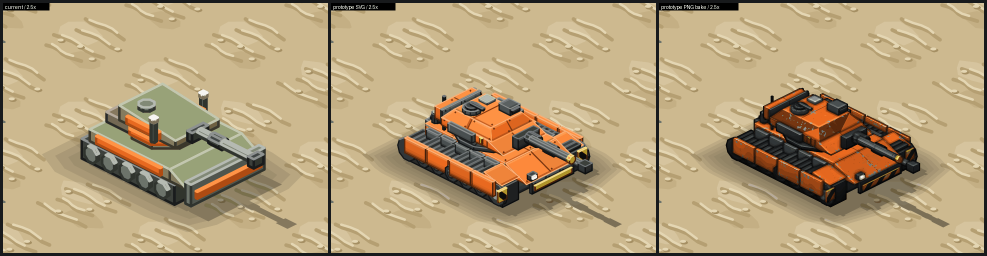
#> input picture docs/proto/p601/tank_large.png, 1974 x 512 px, found by its file name (shown at 1/2 size)
$ python proto_p601_finish.py ../../docs/proto/p601/hq_large.png ../../docs/proto/p601/tank_large.png
#> lines starting #> are read from the running program, lines starting #| are printed output that depends on the picture
#!/usr/bin/env python3
"""P601 prototype: builds the compare sheet and the 32 px greyscale check, then writes the small
palette PNGs that are committed. Usage: python3 proto_p601_finish.py SCRATCH_DIR OUT_DIR"""
import os
import sys

from PIL import Image

S, OUT = sys.argv[1], sys.argv[2]
SRC = f"{S}/out"
os.makedirs(OUT, exist_ok=True)


def small(img, path, colours=192):
    img.convert("RGB").quantize(colours, method=Image.Quantize.MEDIANCUT, dither=Image.Dither.NONE).save(path, optimize=True)


def opened(n):
#> called with n = 'tank_large.png'
    return Image.open(f"{SRC}/{n}").convert("RGB")
#> returned value is the input picture: PIL image 1974x512 RGB; mean R, G, B 180.6, 159.7, 122.4


# side-by-side sheet: tank and building, current / prototype SVG / prototype PNG bake
a, b = opened("tank_large.png"), opened("hq_large.png")
#> call 2 of opened, with n = 'hq_large.png'
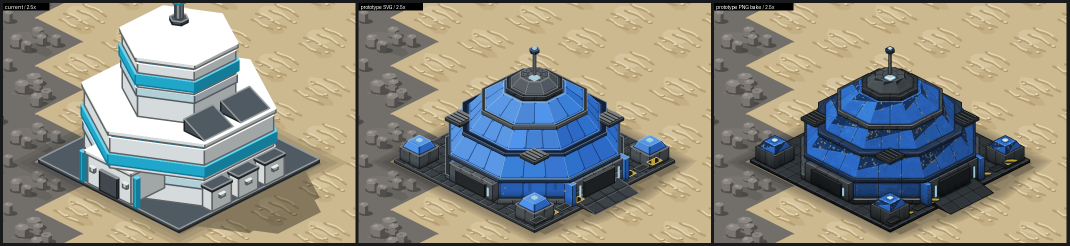
#> input picture docs/proto/p601/hq_large.png, 2139 x 492 px, found by its file name (shown at 1/2 size)
#> in opened, returned value is the input picture: PIL image 2139x492 RGB; mean R, G, B 143.6, 142, 130.1
w = max(a.width, b.width)
#> w = 2139
sheet = Image.new("RGB", (w, a.height + b.height + 6), (24, 26, 28))
sheet.paste(a, (0, 0))
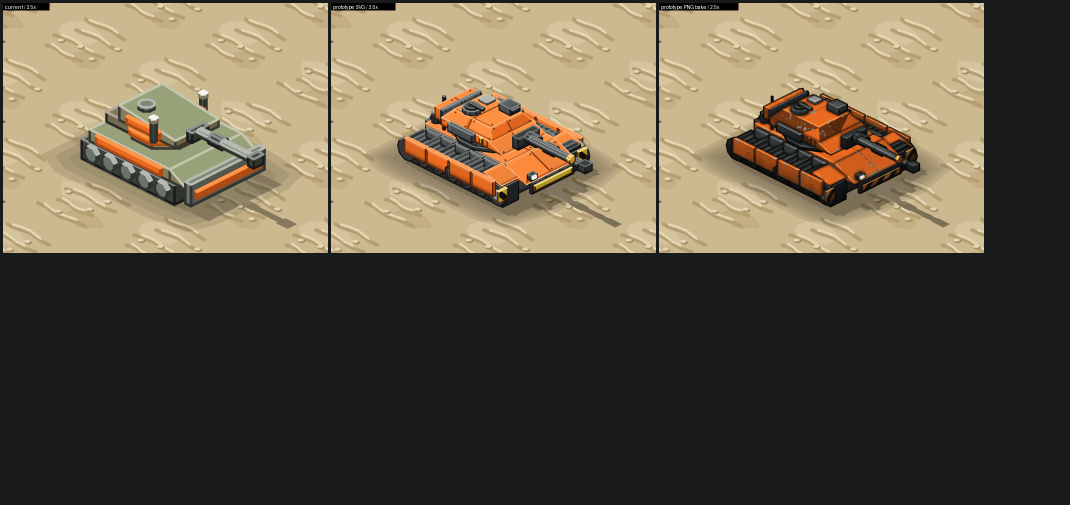
#> sheet: PIL image 2139x1010 RGB (shown at 1/2 size); mean R, G, B 97.3, 88.5, 72.2
sheet.paste(b, (0, a.height + 6))
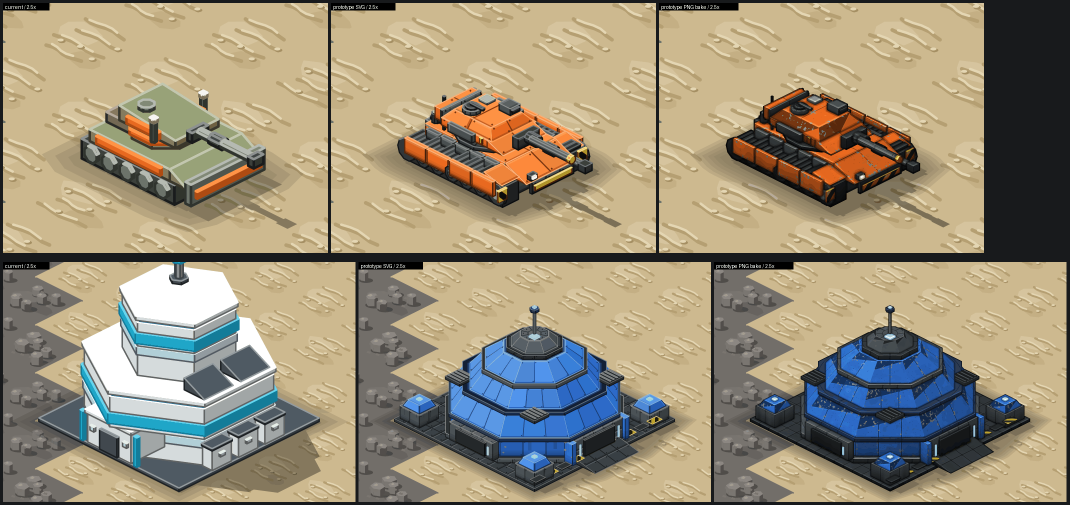
#> sheet: PIL image 2139x1010 RGB (shown at 1/2 size); mean R, G, B 155.5, 145, 121.9
small(sheet, f"{OUT}/compare_sheet.png")

# 32 px greyscale check: tank (default view) and building at 32 px wide, enlarged 6x (nearest)
row = []
for name, crop in (("tank_large.png", 0), ("hq_large.png", 0)):
    im = opened(name)
    third = im.width // 3
#> third = 658
    for i in range(3):
        m = int(third * 0.1)
        part = im.crop((i * third + m, int(im.height * 0.18), (i + 1) * third - m, int(im.height * 0.9)))
        t = part.resize((32, max(1, round(part.height * 32 / part.width))), Image.Resampling.LANCZOS).convert("L")
        row.append(t.resize((t.width * 6, t.height * 6), Image.Resampling.NEAREST).convert("RGB"))
#> this loop made 3 passes
#> pass 1, `part = im.crop((i * third + m, int(im.height * 0.18), (i + 1) * third ..`:
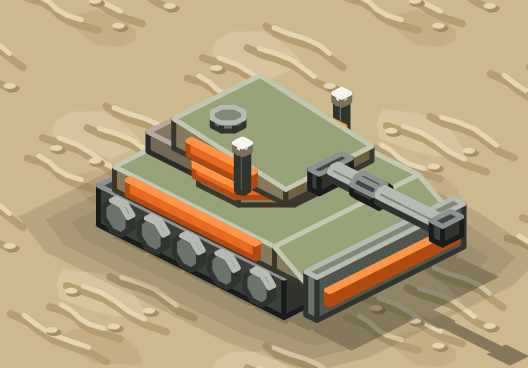
#> part: PIL image 528x368 RGB; mean R, G, B 178.4, 162, 125.4
#> pass 2, `part = im.crop((i * third + m, int(im.height * 0.18), (i + 1) * third ..`:
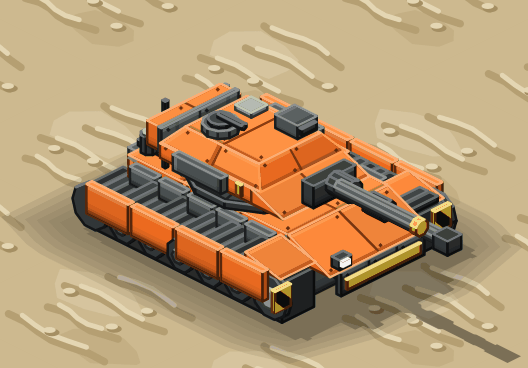
#> part: PIL image 528x368 RGB; mean R, G, B 182.5, 154.3, 115.3
#> after the loop:
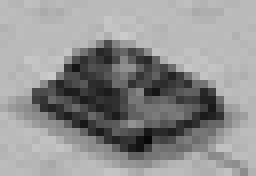
#> t: PIL image 32x22 L (shown 8 times larger); min 8, max 203, mean 145.2
#> after the loop, row = 3 items
H = max(r.height for r in row)
#> H = 132
gs = Image.new("RGB", (sum(r.width for r in row) + 6 * (len(row) + 1), H + 12), (24, 26, 28))
x = 6
for r in row:
    gs.paste(r, (x, 6))
    x += r.width + 6
#> this loop made 6 passes
#> x on passes 1 to 6: 204, 402, 600, 798, 996, 1194
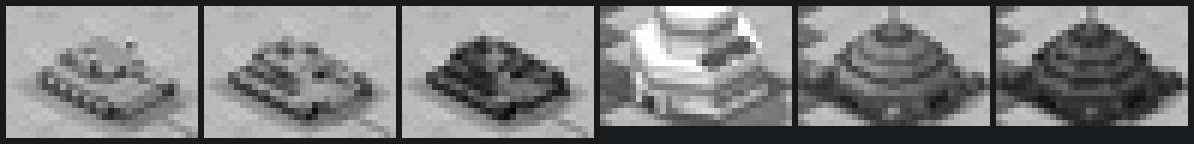
#> gs: PIL image 1194x144 RGB; mean R, G, B 126.4, 126.7, 127
#> after the loop, x = 1194
small(gs, f"{OUT}/greyscale_32px.png", 64)

#> (the run stopped early here; a loop or call above may not have finished)
